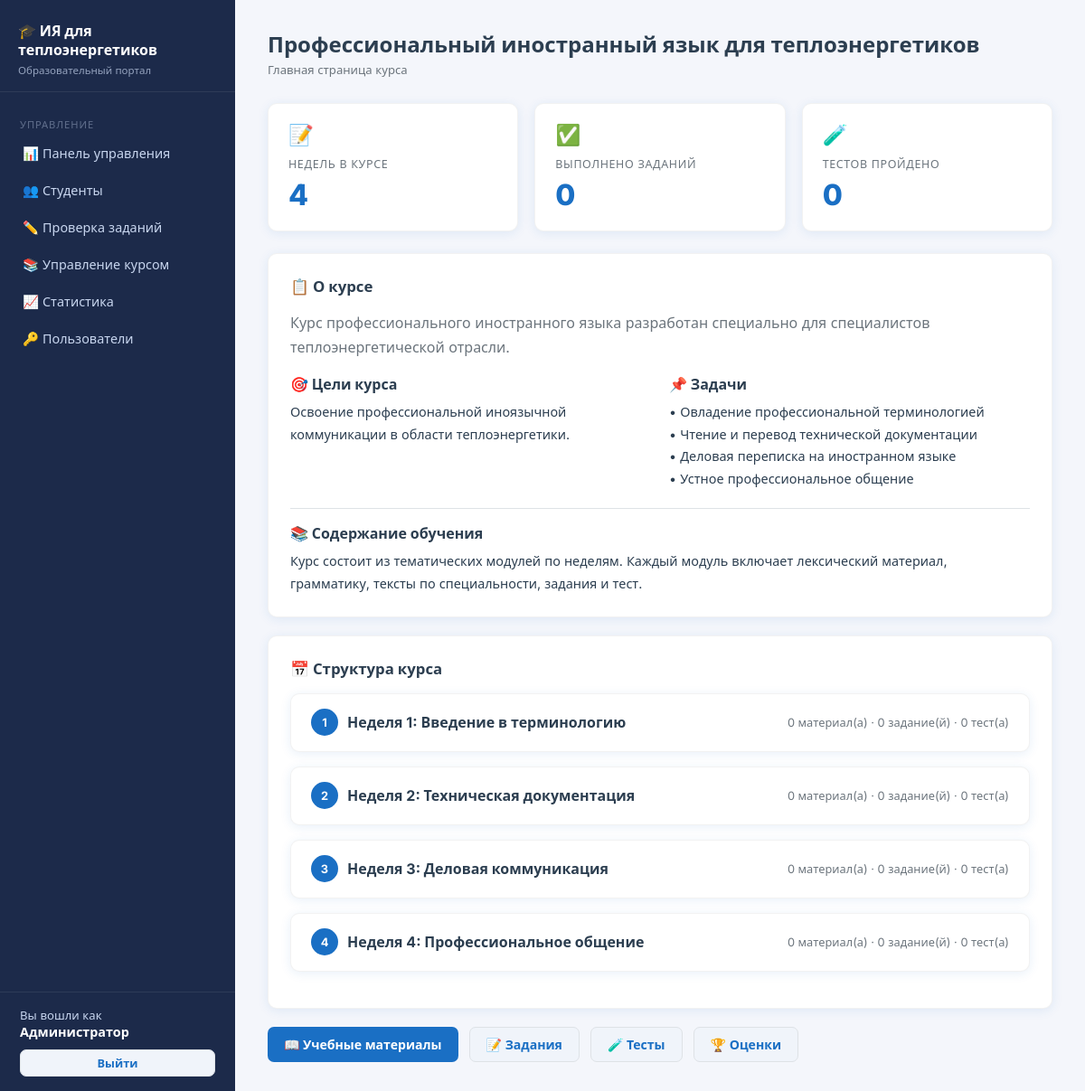
The app's page /dashboard (signed in) with its own data.
### app.py (models this page shows, shortened)
class User(UserMixin, db.Model):
    __tablename__ = 'users'
    id = db.Column(db.Integer, primary_key=True)
    username = db.Column(db.String(64), unique=True, nullable=False)
    full_name = db.Column(db.String(128), nullable=False)
    email = db.Column(db.String(120), unique=True, nullable=False)
    password_hash = db.Column(db.String(256), nullable=False)
    role = db.Column(db.String(16), nullable=False, default='student')  # student, teacher, admin
    is_active = db.Column(db.Boolean, default=True)
    created_at = db.Column(db.DateTime, default=lambda: datetime.now(timezone.utc))
    submissions = db.relationship('Submission', foreign_keys='Submission.user_id', backref='student', lazy=True)
    test_submissions = db.relationship('TestSubmission', foreign_keys='TestSubmission.user_id', backref='student', lazy=True)

class Course(db.Model):
    __tablename__ = 'courses'
    id = db.Column(db.Integer, primary_key=True)
    title = db.Column(db.String(256), nullable=False)
    description = db.Column(db.Text)
    goals = db.Column(db.Text)
    objectives = db.Column(db.Text)
    content_info = db.Column(db.Text)
    weeks = db.relationship('Week', backref='course', lazy=True,
                            order_by='Week.number')

class Week(db.Model):
    __tablename__ = 'weeks'
    id = db.Column(db.Integer, primary_key=True)
    course_id = db.Column(db.Integer, db.ForeignKey('courses.id'), nullable=False)
    number = db.Column(db.Integer, nullable=False)
    title = db.Column(db.String(256), nullable=False)
    materials = db.relationship('Material', backref='week', lazy=True)
    assignments = db.relationship('Assignment', backref='week', lazy=True)
    tests = db.relationship('Test', backref='week', lazy=True)

### app.py (the view)
@app.route('/dashboard')
@login_required
def dashboard():
    course = Course.query.first()
    return render_template('dashboard.html', course=course)

### app.py (called while the page is built)
@login_manager.user_loader
def load_user(user_id):
    return db.session.get(User, int(user_id))

@app.context_processor
def inject_now():
    return {'now': datetime.now(timezone.utc), 'json': json}

### templates/dashboard.html (shortened to what this page needs)
{% extends 'base.html' %}
{% block content %}
<div class="topbar">
  <div>
    <h1>{{ course.title }}</h1>
    <div class="breadcrumb">Главная страница курса</div>
  </div>
</div>
<div class="stats-grid">
  <div class="stat-card">
    <div class="stat-icon">📝</div>
    <div class="stat-label">Недель в курсе</div>
    <div class="stat-value">{{ course.weeks | length }}</div>
  </div>
  <div class="stat-card">
    <div class="stat-icon">✅</div>
    <div class="stat-label">Выполнено заданий</div>
    <div class="stat-value">
      {{ current_user.submissions | selectattr('status', 'ne', 'pending') | list | length }}
    </div>
  </div>
  <div class="stat-card">
    <div class="stat-icon">🧪</div>
    <div class="stat-label">Тестов пройдено</div>
    <div class="stat-value">
      {{ current_user.test_submissions | selectattr('finished_at') | list | length }}
    </div>
  </div>
</div>
<div class="card" style="margin-bottom:20px">
  <div class="card-title">📋 О курсе</div>
  <p style="margin-bottom:14px;color:var(--muted);line-height:1.7">{{ course.description }}</p>
  <div style="display:grid;grid-template-columns:1fr 1fr;gap:20px;margin-top:16px">
    <div>
      <div style="font-weight:700;margin-bottom:8px;display:flex;align-items:center;gap:6px">
        🎯 Цели курса
      </div>
      <p style="font-size:.9rem;line-height:1.7;color:var(--text)">{{ course.goals }}</p>
    </div>
    <div>
      <div style="font-weight:700;margin-bottom:8px;display:flex;align-items:center;gap:6px">
        📌 Задачи
      </div>
      <p style="font-size:.9rem;line-height:1.7;color:var(--text);white-space:pre-line">{{ course.objectives }}</p>
    </div>
  </div>
  {% if course.content_info %}
  <div style="margin-top:20px;padding-top:16px;border-top:1px solid var(--border)">
    <div style="font-weight:700;margin-bottom:8px;display:flex;align-items:center;gap:6px">
      📚 Содержание обучения
    </div>
    <p style="font-size:.9rem;line-height:1.7;color:var(--text)">{{ course.content_info }}</p>
  </div>
  {% endif %}
</div>
<div class="card">
  <div class="card-title">📅 Структура курса</div>
  {% for week in course.weeks %}
  <div class="week-block">
    <div class="week-header">
      <div class="week-title">
        <div class="week-num">{{ week.number }}</div>
        {{ week.title }}
      </div>
      <span style="font-size:.8rem;color:var(--muted)">
        {{ week.materials|length }} материал(а) · {{ week.assignments|length }} задание(й) · {{ week.tests|length }} тест(а)
      </span>
    </div>
  </div>
  {% else %}
  <p style="color:var(--muted);text-align:center;padding:20px">Недели курса ещё не добавлены.</p>
  {% endfor %}
</div>
<div style="display:flex;gap:12px;margin-top:20px">
  <a href="{{ url_for('materials') }}" class="btn btn-primary">📖 Учебные материалы</a>
  <a href="{{ url_for('assignments') }}" class="btn btn-secondary">📝 Задания</a>
  <a href="{{ url_for('tests') }}" class="btn btn-secondary">🧪 Тесты</a>
  <a href="{{ url_for('grades') }}" class="btn btn-secondary">🏆 Оценки</a>
</div>
{% endblock %}

### templates/base.html (shortened to what this page needs)
<!DOCTYPE html>
<html lang="ru">
<head>
  <link rel="stylesheet" href="{{ url_for('static', filename='css/style.css') }}">
</head>
<body>
<div class="layout">
  <aside class="sidebar">
    <div class="sidebar-logo">
      <div class="logo-title">🎓 ИЯ для теплоэнергетиков</div>
      <div class="logo-sub">Образовательный портал</div>
    </div>
    <nav class="sidebar-nav">
      {% if current_user.is_authenticated %}
        {% if current_user.role in ('teacher', 'admin') %}
          <div class="nav-section">Управление</div>
          <a href="{{ url_for('admin_dashboard') }}" class="{{ 'active' if request.endpoint == 'admin_dashboard' }}">
            📊 Панель управления
          </a>
          <a href="{{ url_for('admin_students') }}" class="{{ 'active' if request.endpoint in ('admin_students','admin_student_detail') }}">
            👥 Студенты
          </a>
          <a href="{{ url_for('admin_review') }}" class="{{ 'active' if request.endpoint in ('admin_review','admin_review_detail') }}">
            ✏️ Проверка заданий
          </a>
          <a href="{{ url_for('admin_course') }}" class="{{ 'active' if 'course' in request.endpoint or 'material' in request.endpoint or 'assignment' in request.endpoint or 'test' in request.endpoint }}">
            📚 Управление курсом
          </a>
          <a href="{{ url_for('admin_statistics') }}" class="{{ 'active' if request.endpoint == 'admin_statistics' }}">
            📈 Статистика
          </a>
          {% if current_user.role == 'admin' %}
          <a href="{{ url_for('admin_users') }}" class="{{ 'active' if request.endpoint == 'admin_users' }}">
            🔑 Пользователи
          </a>
          {% endif %}
        {% endif %}
      {% endif %}
    </nav>
    {% if current_user.is_authenticated %}
    <div class="sidebar-footer">
      <div class="user-info">Вы вошли как</div>
      <div class="user-name">{{ current_user.full_name }}</div>
      <div style="margin-top:10px">
        <a href="{{ url_for('logout') }}" class="btn btn-secondary btn-sm" style="width:100%;justify-content:center">
          Выйти
        </a>
      </div>
    </div>
    {% endif %}
  </aside>
  <main class="main-content">
    {% block content %}{% endblock %}
  </main>
</div>
</body>
</html>

### static/css/style.css (style rules this page uses)
:root { --primary: #1a6fc4; --primary-dark: #135299; --secondary: #17a2b8; --accent: #f0a500; --bg: #f4f6fb; --sidebar-bg: #1c2a4a; --sidebar-text: #c8d6ef; --sidebar-active: #1a6fc4; --card-bg: #ffffff; --text: #2c3e50; --muted: #6c757d; --border: #dee2e6; --success: #28a745; --warning: #ffc107; --danger: #dc3545; --radius: 10px; --shadow: 0 2px 12px rgba(26,111,196,.10); --transition: .2s ease; }
* { box-sizing: border-box; margin: 0; padding: 0; }
body { font-family: 'Inter', 'Segoe UI', sans-serif; background: var(--bg); color: var(--text); min-height: 100vh; }
.layout { display: flex; min-height: 100vh; }
.sidebar { width: 260px; min-height: 100vh; background: var(--sidebar-bg); display: flex; flex-direction: column; position: fixed; top: 0; left: 0; bottom: 0; z-index: 100; }
.sidebar-logo { padding: 24px 20px 16px; border-bottom: 1px solid rgba(255,255,255,.08); }
.sidebar-logo .logo-title { font-size: 1rem; font-weight: 700; color: #fff; line-height: 1.3; }
.sidebar-logo .logo-sub { font-size: .72rem; color: var(--sidebar-text); margin-top: 4px; opacity: .7; }
.sidebar-nav { flex: 1; padding: 12px 0; }
.sidebar-nav a { display: flex; align-items: center; gap: 10px; padding: 11px 22px; color: var(--sidebar-text); text-decoration: none; font-size: .9rem; border-left: 3px solid transparent; transition: var(--transition); }
.sidebar-nav .nav-section { padding: 16px 22px 4px; font-size: .7rem; text-transform: uppercase; letter-spacing: .08em; color: rgba(200,214,239,.4); }
.sidebar-footer { padding: 16px 22px; border-top: 1px solid rgba(255,255,255,.08); }
.sidebar-footer .user-info { color: var(--sidebar-text); font-size: .82rem; }
.sidebar-footer .user-name { color: #fff; font-weight: 600; font-size: .9rem; }
.main-content { margin-left: 260px; flex: 1; padding: 32px 36px; }
.topbar { display: flex; align-items: center; justify-content: space-between; margin-bottom: 28px; }
.topbar h1 { font-size: 1.5rem; font-weight: 700; color: var(--text); }
.topbar .breadcrumb { font-size: .82rem; color: var(--muted); margin-top: 3px; }
.card { background: var(--card-bg); border-radius: var(--radius); box-shadow: var(--shadow); padding: 24px; border: 1px solid rgba(0,0,0,.05); }
.card + .card { margin-top: 20px; }
.card-title { font-size: 1.05rem; font-weight: 700; margin-bottom: 16px; display: flex; align-items: center; gap: 8px; }
.stats-grid { display: grid; grid-template-columns: repeat(auto-fit, minmax(180px, 1fr)); gap: 18px; margin-bottom: 24px; }
.stat-card { background: var(--card-bg); border-radius: var(--radius); box-shadow: var(--shadow); padding: 20px 22px; border: 1px solid rgba(0,0,0,.05); display: flex; flex-direction: column; gap: 6px; }
.stat-card .stat-label { font-size: .78rem; color: var(--muted); text-transform: uppercase; letter-spacing: .05em; }
.stat-card .stat-value { font-size: 2rem; font-weight: 800; color: var(--primary); }
.stat-card .stat-icon { font-size: 1.4rem; margin-bottom: 4px; }
.btn { display: inline-flex; align-items: center; gap: 6px; padding: 9px 18px; border-radius: 7px; font-size: .88rem; font-weight: 600; cursor: pointer; border: none; text-decoration: none; transition: var(--transition); }
.btn-primary { background: var(--primary); color: #fff; }
.btn-secondary { background: #f0f4fa; color: var(--primary); border: 1px solid var(--border); }
.btn-sm { padding: 5px 12px; font-size: .8rem; }
.week-block { background: var(--card-bg); border-radius: var(--radius); box-shadow: var(--shadow); margin-bottom: 16px; border: 1px solid rgba(0,0,0,.05); overflow: hidden; }
.week-header { display: flex; align-items: center; justify-content: space-between; padding: 16px 22px; cursor: pointer; border-bottom: 1px solid transparent; transition: background var(--transition); }
.week-title { font-weight: 700; font-size: 1rem; display: flex; align-items: center; gap: 10px; }
.week-num { width: 30px; height: 30px; border-radius: 50%; background: var(--primary); color: #fff; display: flex; align-items: center; justify-content: center; font-size: .8rem; font-weight: 700; flex-shrink: 0; }

### records on screen
User: full_name "Администратор"
Course: title "Профессиональный иностранный язык для теплоэнергетиков", description "Курс профессионального иностранного языка разработан специально для специалистов теплоэнергетической отрасли.", goals "Освоение профессиональной иноязычной коммуникации в области теплоэнергетики.", objectives "• Овладение профессиональной терминологией • Чтение и перевод технической документации • Деловая переписка на иностранном языке • Устное профессиональное общение", content_info "Курс состоит из тематических модулей по неделям. Каждый модуль включает лексический материал, грамматику, тексты по специальности, задания и тест."
Week: number "1", title "Неделя 1: Введение в терминологию", materials|length "0", assignments|length "0", tests|length "0"
Week: number "2", title "Неделя 2: Техническая документация", materials|length "0", assignments|length "0", tests|length "0"
Week: number "3", title "Неделя 3: Деловая коммуникация", materials|length "0", assignments|length "0", tests|length "0"
Week: number "4", title "Неделя 4: Профессиональное общение", materials|length "0", assignments|length "0", tests|length "0"

### other values on screen
{{ course.weeks | length }} "4"
